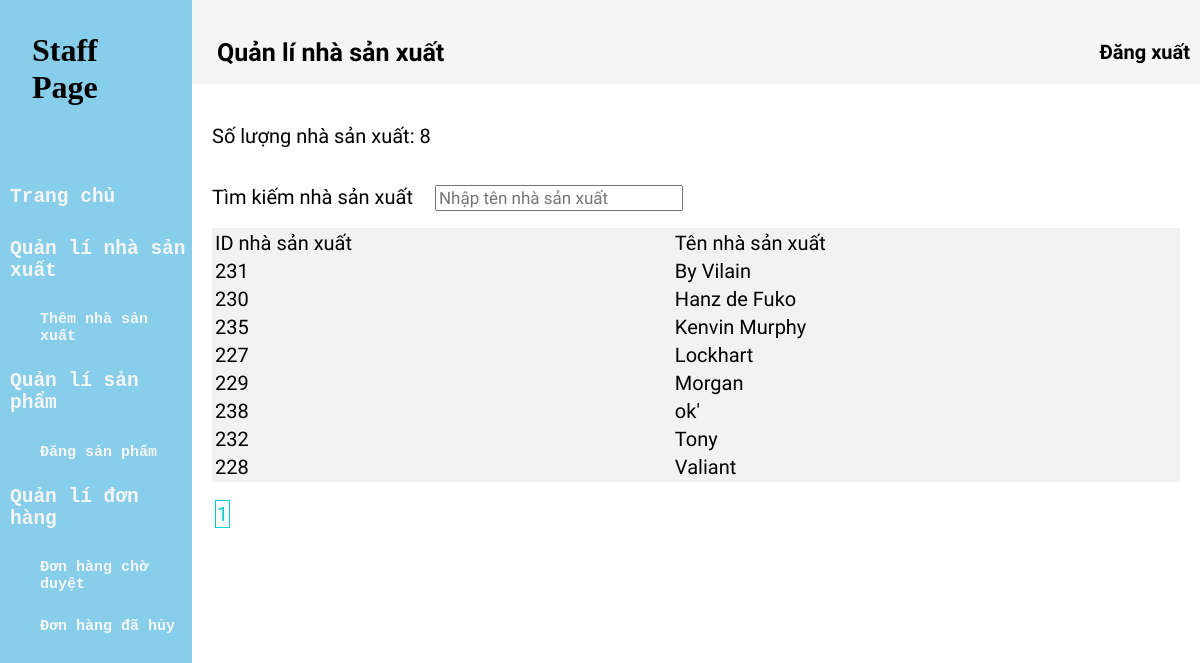
The page /staff/manufacturer_manage.php (signed in) on the database as committed earlier.
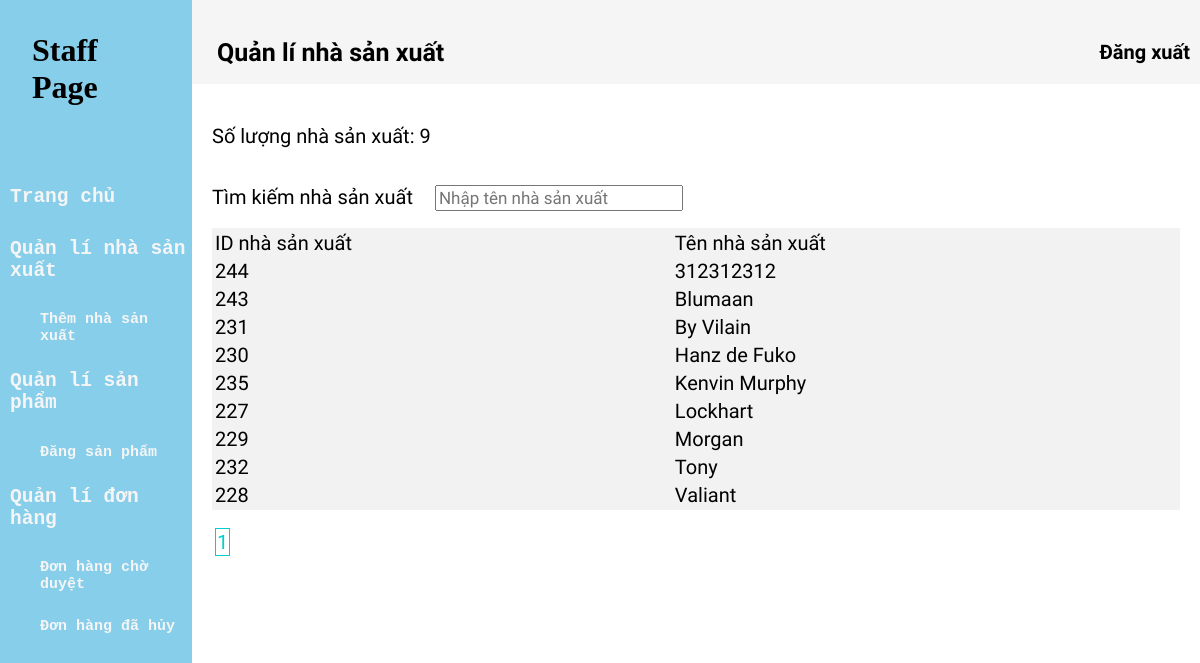
The same page on the database as committed later.
### tables this page shows
CREATE TABLE `manufacturer` (
  `manufacturer_id` int(11) NOT NULL,
  `manufacturer_name` varchar(200) NOT NULL
);

### extra/pagi1.php (called while the page is built, shortened)
<?php
if(isset($_GET['page'])){
	$page=$_GET['page'];
}else $page=1;
$search='';

### extra/pagi2.php (called while the page is built)
<?php
$total_page=ceil($result/$items);
$skip= $items*($page-1);

### staff/manufacturer_manage.php (the view, shortened to what this page needs)
<!DOCTYPE html>
<html>
<head>
	<link rel="stylesheet" type="text/css" href="staff.css">
</head>
<body>
	<?php include 'theme_staff.php' ?>
	<div class="div-phai"  >
		<head>
			<div class="div-tren">
				<a href="#" class="div-tren-trai">Quản lí nhà sản xuất</a>
				<a href="../in_and_out/signout.php" class="logout">Đăng xuất</a>
			</div>
		</head>
		<main style="padding:1em;height:auto;font-size: 20px;font-family: Nunito Sans, monospace;">
			<?php
			include '../extra/connect.php';
			require_once '../extra/pagi1.php';
			$items=10;
			$result=mysqli_query($connect,"select count(*) as total_manu from manufacturer where manufacturer_name like '%$search%'")->fetch_array()["total_manu"];
			require_once '../extra/pagi2.php';
			$sql="select * from manufacturer where manufacturer_name like '%$search%' limit $items offset $skip";
			?>
			<p>
				Số lượng nhà sản xuất: <?php echo $result; ?>
			</p>
			<form>
				Tìm kiếm nhà sản xuất
				<input type="text" name="search" placeholder="Nhập tên nhà sản xuất" value="<?php echo $search; ?>">
			</form>
			<table>
				<tr>
					<td>ID nhà sản xuất</td>
					<td>Tên nhà sản xuất</td>
				</tr>
				<?php
				$all_manu=mysqli_query($connect,$sql);
				foreach ($all_manu as $manu) {
					?>
					<tr>
						<td><?php echo $manu['manufacturer_id'] ?></td>
						<td><?php echo $manu['manufacturer_name'] ?></td>
					</tr>
				<?php } ?>
			</table>
			<?php require_once '../extra/pagi3.php'; ?>
		</main>
	</div>
</body>
</html>

### extra/pagi3.php
<div style="margin-top:1em">
	<?php for($i=1;$i<=$total_page;$i++){ ?>
		<a style="color: darkturquoise;border: 1px solid;margin: 3px;padding: 1px;" href="?page=<?php echo $i ?>&search=<?php echo $search ?>">
			<?php  echo $i; ?>
		</a>
	<?php	} ?>
</div>

Rows that differ between the two databases and show on the page:
removed manufacturer: manufacturer_id "238", manufacturer_name "ok'"
added manufacturer: manufacturer_id "244", manufacturer_name "312312312"
added manufacturer: manufacturer_id "243", manufacturer_name "Blumaan"
Other text that changed with them:
$result: "8" → "9"
